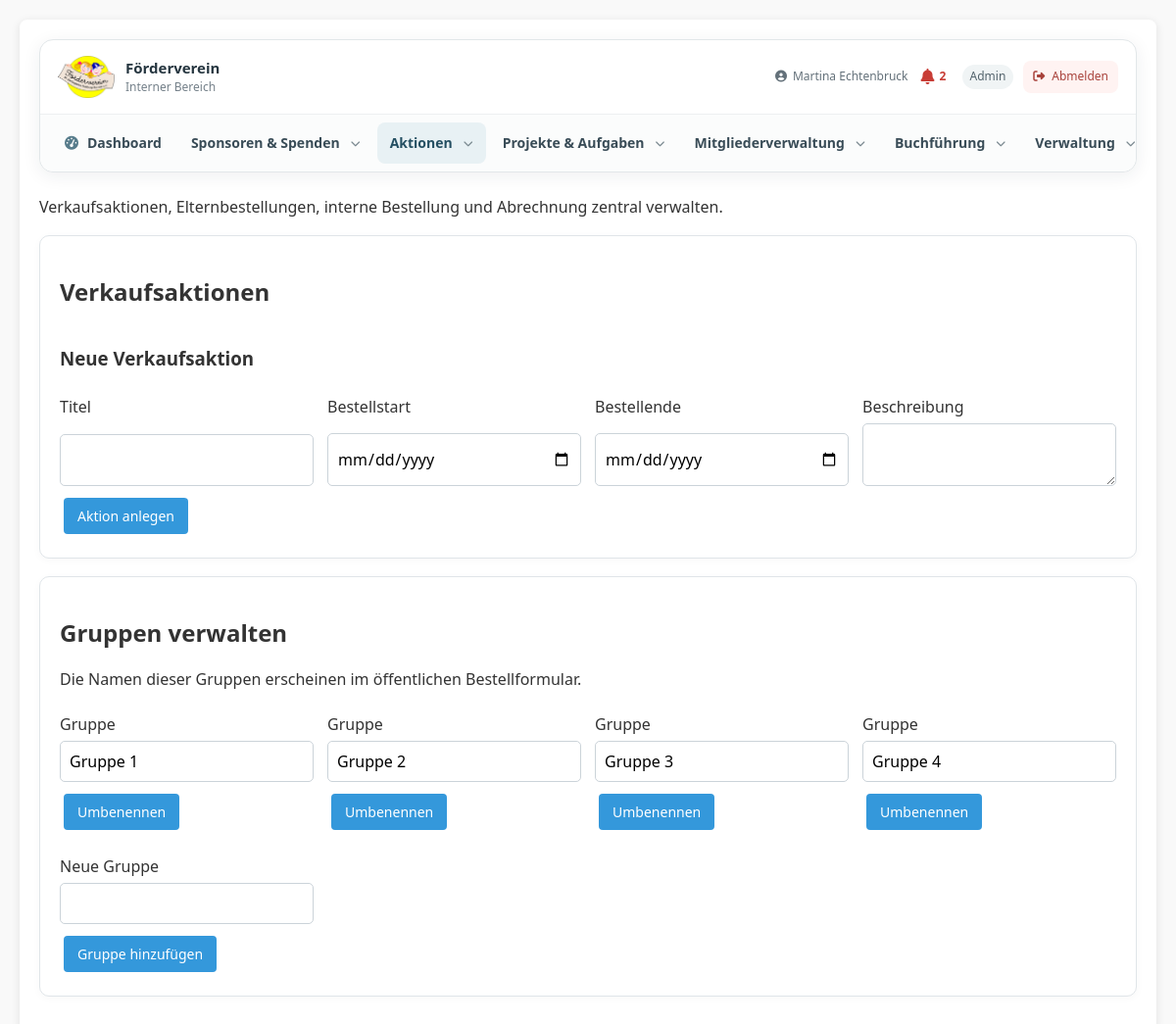
The page /verkauf.php (signed in) on the database its author committed.
### tables this page shows
CREATE TABLE `roles` (
  `id` int NOT NULL,
  `role_name` varchar(50) NOT NULL,
  `description` text,
  `created_at` timestamp NULL DEFAULT CURRENT_TIMESTAMP
);

CREATE TABLE `sales_groups` (
  `id` int UNSIGNED NOT NULL,
  `name` varchar(100) NOT NULL,
  `sort_order` int NOT NULL DEFAULT '0',
  `is_active` tinyint(1) NOT NULL DEFAULT '1',
  `created_at` timestamp NOT NULL DEFAULT CURRENT_TIMESTAMP
);

### verkauf.php (called while the page is built, shortened)
<?php
require __DIR__ . '/app/Modules/Verkauf/Pages/index.php';

### app/Core/Auth.php (called while the page is built, shortened)
<?php
function getUserRole() {
    $database = new Database();
    $conn = $database->getConnection();
    $stmt = $conn->prepare("
        SELECT r.role_name
        FROM users u
        JOIN user_roles ur ON u.id = ur.user_id
        JOIN roles r ON ur.role_id = r.id
        WHERE u.id = ?
        LIMIT 1
    ");
    $stmt->execute([$_SESSION['user_id']]);
    return $stmt->fetchColumn();
}
?>

### app/Modules/Verkauf/Support.php (called while the page is built, shortened)
<?php
function salesH($v): string { return htmlspecialchars((string)$v,ENT_QUOTES,'UTF-8'); }

### app/Modules/Verkauf/Pages/index.php (the view, shortened to what this page needs)
<?php
$appRoot=dirname(__DIR__,4);require_once $appRoot.'/auth.php';checkPermission('Verkauf');
require_once $appRoot.'/db_connection.php';require_once dirname(__DIR__).'/Support.php';
$db=new Database();$conn=$db->getConnection();$conn->setAttribute(PDO::ATTR_ERRMODE,PDO::ERRMODE_EXCEPTION);
function sh($v){return salesH($v);} function goSales($msg=''){header('Location: verkauf.php'.($msg?'?meldung='.rawurlencode($msg):''));exit;}
$notice=(string)($_GET['meldung']??'');$error='';
$conn->exec("UPDATE sales_actions SET status='closed' WHERE status='active' AND end_date < CURDATE()");
$groups=$conn->query('SELECT * FROM sales_groups ORDER BY sort_order,id')->fetchAll(PDO::FETCH_ASSOC);
?><!doctype html><html lang="de"><head><meta charset="utf-8"><meta name="viewport" content="width=device-width,initial-scale=1"><title>Verkäufe &amp; Bestellungen</title>
<link rel="stylesheet" href="styles.css"><link rel="stylesheet" href="includes/navigation.css"><link rel="stylesheet" href="https://cdnjs.cloudflare.com/ajax/libs/font-awesome/6.4.0/css/all.min.css"></head><body><div class="container wrap"><header class="app-page-header"><h1>Verkäufe &amp; Bestellungen</h1><?php require $appRoot.'/includes/navigation.php'; ?></header><main class="sales-main"><p>Verkaufsaktionen, Elternbestellungen, interne Bestellung und Abrechnung zentral verwalten.</p><?php if($notice):?><p class="notice"><?=sh($notice)?></p><?php endif;?><?php if($error):?><p class="error"><?=sh($error)?></p><?php endif;?>
<section class="card"><h2>Verkaufsaktionen</h2><h3>Neue Verkaufsaktion</h3><form method="post"><div class="grid"><label class="field">Titel<input name="title" maxlength="180" required></label><label class="field">Bestellstart<input type="date" name="start_date" required></label><label class="field">Bestellende<input type="date" name="end_date" required></label><label class="field">Beschreibung<textarea name="description" rows="2"></textarea></label></div><button class="btn btn-primary btnwide">Aktion anlegen</button></form></section>
<section class="card"><h2>Gruppen verwalten</h2><p>Die Namen dieser Gruppen erscheinen im öffentlichen Bestellformular.</p><div class="grid"><?php foreach($groups as $g):?><form method="post"><label class="field">Gruppe<input name="group_name" value="<?=sh($g['name'])?>" required></label><button class="btn btn-primary btnwide">Umbenennen</button></form><?php endforeach;?><form method="post"><label class="field">Neue Gruppe<input name="group_name" required></label><button class="btn btn-primary btnwide">Gruppe hinzufügen</button></form></div></section>
</main></div></body></html>

### includes/navigation.php (shortened to what this page needs)
<?php
$navigationItems = require __DIR__ . '/../config/navigation.php';
$currentPage = basename(parse_url($_SERVER['SCRIPT_NAME'] ?? '', PHP_URL_PATH) ?: '');
$currentQuery = [];
parse_str((string) (parse_url($_SERVER['REQUEST_URI'] ?? '', PHP_URL_QUERY) ?: ''), $currentQuery);
$isNavigationItemActive = static function (array $item) use ($currentPage, $currentQuery): bool {
    if ($currentPage !== basename((string) ($item['url'] ?? ''))) return false;
    $targetQuery = [];
    parse_str((string) (parse_url((string) ($item['url'] ?? ''), PHP_URL_QUERY) ?: ''), $targetQuery);
    foreach (['view'] as $key) {
        if (($targetQuery[$key] ?? null) !== ($currentQuery[$key] ?? null)) return false;
    }
    return true;
};
$currentUserName = $_SESSION['full_name'] ?? $_SESSION['username'] ?? 'Benutzer';
$currentUserRole = getUserRole();
$notificationUnreadCount = 0;
try {
    $notificationDb = (new Database())->getConnection();
    $notificationDb->setAttribute(PDO::ATTR_ERRMODE, PDO::ERRMODE_EXCEPTION);
    $notificationUserId = (int)($_SESSION['user_id'] ?? 0);
    $notificationConditions = ['user_id=?', 'is_read=0'];
    $notificationParams = [$notificationUserId];
    $notificationCountStmt = $notificationDb->prepare('SELECT COUNT(*) FROM notifications WHERE '.implode(' AND ', $notificationConditions));
    $notificationCountStmt->execute($notificationParams);
    $notificationUnreadCount = (int)$notificationCountStmt->fetchColumn();
} catch (Throwable $notificationError) {
    error_log('Benachrichtigungszähler: '.$notificationError->getMessage());
}
$visibleItems = [];
foreach ($navigationItems as $item) {
    if (!isset($item['permission']) || $item['permission'] === null || hasPermission($item['permission'])) {
        $visibleItems[] = $item;
    }
}
$navigationGroups = [
    'Sponsoren & Spenden' => ['Sponsorenübersicht', 'Spendenaktion'],
    'Aktionen' => ['Verkäufe & Bestellungen', 'Helferlisten'],
    'Projekte & Aufgaben' => ['Aufgabenübersicht', 'Projekt anlegen', 'Einzelaufgaben', 'Vorlagen'],
    'Mitgliederverwaltung' => ['Mitgliederübersicht', 'E-Mail-Vorlagen', 'Mitgliederkommunikation', 'Versandhistorie'],
    'Buchführung' => ['Buchungen'],
    'Verwaltung' => ['Benutzerverwaltung', 'Rollen & Rechte'],
];
$dashboardItem = null;
foreach ($visibleItems as $item) {
    if ($item['label'] === 'Dashboard') $dashboardItem = $item;
}
?>
<div class="app-navigation" aria-label="Hauptnavigation">
    <div class="app-navigation-top">
        <a class="app-navigation-brand" href="dashboard.php" aria-label="Förderverein intern – Dashboard">
            <img src="/intern/assets/foerderverein-logo.png" alt="Förderverein Ev. Kindergarten Duisburg-Rumeln e.V.">
            <span><strong>Förderverein</strong><small>Interner Bereich</small></span>
        </a>
        <div class="app-navigation-user">
            <a class="app-navigation-user-name app-navigation-profile-link" href="profile.php" title="Profil und Einstellungen öffnen"><i class="fas fa-user-circle" aria-hidden="true"></i> <?= htmlspecialchars((string) $currentUserName, ENT_QUOTES, 'UTF-8') ?></a>
            <a class="app-navigation-notifications<?= $notificationUnreadCount > 0 ? ' has-unread' : '' ?>" href="notifications.php" aria-label="Benachrichtigungen<?= $notificationUnreadCount > 0 ? ': '.$notificationUnreadCount.' ungelesen' : '' ?>" title="Benachrichtigungen">
                <i class="fas fa-bell" aria-hidden="true"></i>
                <?php if ($notificationUnreadCount > 0): ?><span class="app-navigation-notifications-count"><?= $notificationUnreadCount > 99 ? '99+' : $notificationUnreadCount ?></span><?php endif; ?>
            </a>
            <?php if ($currentUserRole !== null && $currentUserRole !== false && $currentUserRole !== ''): ?>
                <span class="app-navigation-role"><?= htmlspecialchars((string) $currentUserRole, ENT_QUOTES, 'UTF-8') ?></span>
            <?php endif; ?>
            <a class="app-navigation-logout" href="logout.php" title="Abmelden"><i class="fas fa-right-from-bracket" aria-hidden="true"></i><span>Abmelden</span></a>
        </div>
    </div>
    <nav class="app-navigation-menu" id="app-navigation-menu" aria-label="Bereiche">
        <?php if ($dashboardItem): ?>
            <a class="app-navigation-link<?= $currentPage === basename($dashboardItem['url']) ? ' is-active' : '' ?>" href="<?= htmlspecialchars($dashboardItem['url'], ENT_QUOTES, 'UTF-8') ?>"<?= $currentPage === basename($dashboardItem['url']) ? ' aria-current="page"' : '' ?>>
                <i class="<?= htmlspecialchars($dashboardItem['icon'], ENT_QUOTES, 'UTF-8') ?>" aria-hidden="true"></i><span>Dashboard</span>
            </a>
        <?php endif; ?>
        <?php foreach ($navigationGroups as $groupLabel => $groupItemLabels): ?>
            <?php
            $items = array_values(array_filter($visibleItems, static fn($item) => in_array($item['label'], $groupItemLabels, true)));
            $groupActive = false;
            foreach ($items as $item) if ($isNavigationItemActive($item)) $groupActive = true;
            ?>
            <div class="app-navigation-group<?= $groupActive ? ' has-active' : '' ?>">
                <button class="app-navigation-link app-navigation-group-toggle" type="button" aria-expanded="false">
                    <span><?= htmlspecialchars($groupLabel, ENT_QUOTES, 'UTF-8') ?></span><i class="fas fa-chevron-down app-navigation-chevron" aria-hidden="true"></i>
                </button>
            </div>
        <?php endforeach; ?>
    </nav>
</div>

### styles.css (style rules this page uses)
:root { --primary-color: #3498db; --success-color: #2ecc71; --warning-color: #f39c12; --danger-color: #e74c3c; --light-gray: #f5f5f5; --border-color: #ddd; --button-gray: #6c757d; }
* { box-sizing: border-box; }
body { font-family: 'Segoe UI', Tahoma, Geneva, Verdana, sans-serif; margin: 0; padding: 20px; background-color: #f9f9f9; color: #333; }
.container { max-width: 1400px; margin: 0 auto; background-color: white; border-radius: 8px; box-shadow: 0 2px 10px rgba(0,0,0,0.1); padding: 20px; }
.btn { padding: 6px 10px; border: none; border-radius: 4px; cursor: pointer; font-size: 14px; margin-right: 8px; transition: all 0.2s; background-color: var(--button-gray); color: white; width: 32px; height: 32px; display: inline-flex; align-items: center; justify-content: center; text-decoration: none; }
.btn-primary { background-color: var(--primary-color); padding: 10px 20px; width: auto; }
html { -webkit-text-size-adjust: 100%; text-size-adjust: 100%; }
img, video, canvas, svg { max-width: 100%; }
input, select, textarea, button { font: inherit; }
button, input[type="button"], input[type="submit"], .btn, .button { touch-action: manipulation; }

### app/Modules/Verkauf/Pages/index.php (style rules this page uses)
.wrap { max-width:1400px;margin:0 auto }
.sales-main { min-width:0 }
.app-page-header { margin-bottom:24px }
.card { background:#fff;border:1px solid #e0e5e9;border-radius:10px;padding:20px;margin:18px 0;box-shadow:0 2px 8px #00000008 }
.grid { display:grid;grid-template-columns:repeat(auto-fit,minmax(210px,1fr));gap:14px }
.field { display:grid;gap:6px;margin:8px 0 }
.field input,.field select,.field textarea { padding:9px;border:1px solid #cbd3d9;border-radius:5px;font:inherit;width:100% }
.btnwide { width:auto;height:auto;padding:9px 14px;margin:4px }

### rows shown on the page
roles: role_name "Admin"
sales_groups: group_name "Gruppe 1"
sales_groups: group_name "Gruppe 2"
sales_groups: group_name "Gruppe 3"
sales_groups: group_name "Gruppe 4"

### other values the page prints
$currentUserName "Martina Echtenbruck"
$notificationUnreadCount "2"
$groupLabel "Sponsoren & Spenden"
$groupLabel "Aktionen"
$groupLabel "Projekte & Aufgaben"
$groupLabel "Mitgliederverwaltung"
$groupLabel "Buchführung"
$groupLabel "Verwaltung"
